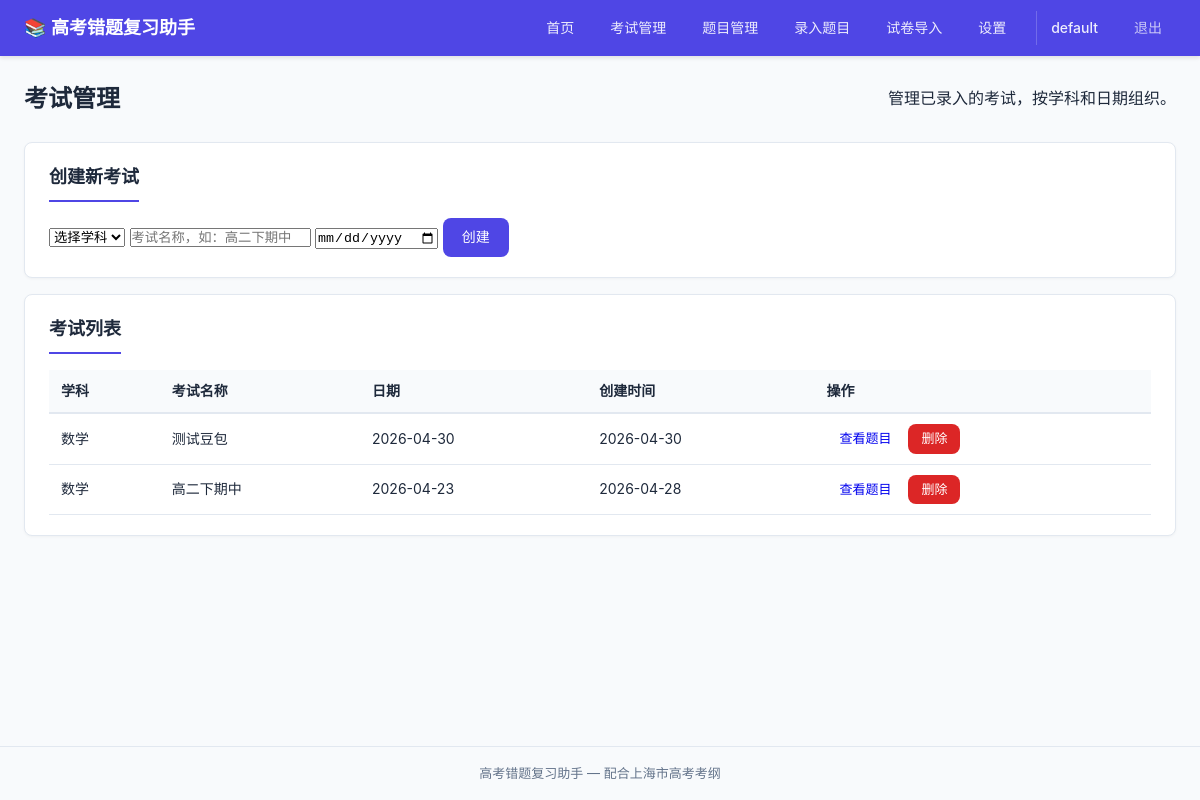
The page /exams (signed in) on the database as committed earlier.
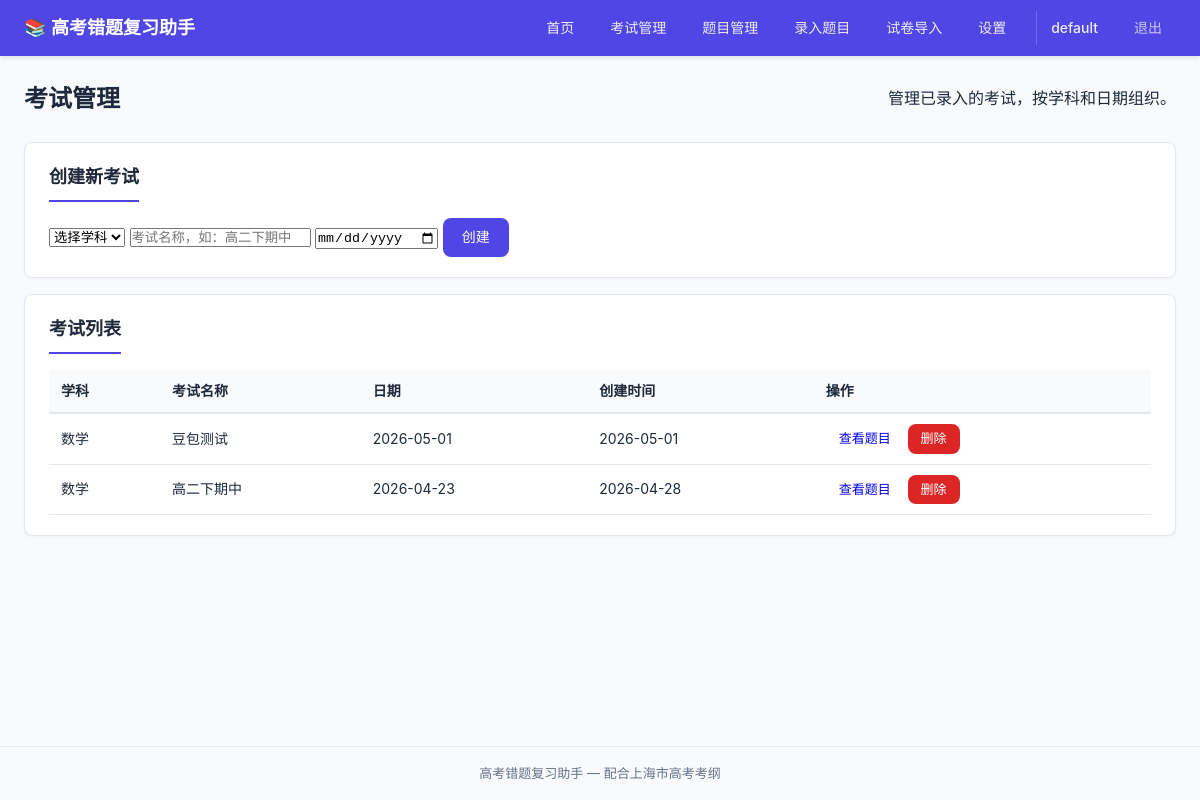
The same page on the database as committed later.
### tables this page shows
CREATE TABLE exams (
            id          INTEGER PRIMARY KEY AUTOINCREMENT,
            subject_id  INTEGER NOT NULL REFERENCES subjects(id),
            name        TEXT    NOT NULL,
            exam_date   DATE,
            created_at  TIMESTAMP DEFAULT CURRENT_TIMESTAMP, user_id INTEGER NOT NULL DEFAULT 1,
            UNIQUE(subject_id, name)
        );

CREATE TABLE subjects (
            id          INTEGER PRIMARY KEY AUTOINCREMENT,
            name        TEXT    NOT NULL UNIQUE,
            created_at  TIMESTAMP DEFAULT CURRENT_TIMESTAMP
        );

### routes/exams.py (the view)
@exams_bp.route('/exams')
@login_required
def list_exams():
    user_id = session['user_id']
    subjects = get_all_subjects()
    exams = get_all_exams(user_id)
    return render_template('exams/list.html', subjects=subjects, exams=exams)

### app.py (called while the page is built)
@app.before_request
def load_logged_in_user():
    user_id = session.get('user_id')
    g.current_user = get_user_by_id(user_id) if user_id else None

@app.context_processor
def inject_global_template_vars():
    return {
        'current_user': g.get('current_user'),
    }

### database/__init__.py (called while the page is built)
def get_db():
    if 'db' not in g:
        g.db = sqlite3.connect(DATABASE_PATH)
        g.db.row_factory = sqlite3.Row
        g.db.execute("PRAGMA foreign_keys = ON")
    return g.db

### models/exam.py (called while the page is built)
def get_all_exams(user_id=None):
    db = get_db()
    query = (
        "SELECT e.*, s.name as subject_name FROM exams e "
        "JOIN subjects s ON e.subject_id = s.id WHERE 1=1"
    )
    params = []
    if user_id is not None:
        query += " AND e.user_id = ?"
        params.append(user_id)
    query += " ORDER BY e.exam_date DESC, e.id DESC"
    return db.execute(query, params).fetchall()

### models/subject.py (called while the page is built)
def get_all_subjects():
    db = get_db()
    return db.execute("SELECT * FROM subjects ORDER BY id").fetchall()

### models/user.py (called while the page is built)
def get_user_by_id(user_id):
    db = get_db()
    row = db.execute(
        "SELECT id, username, created_at FROM users WHERE id = ?", (user_id,)
    ).fetchone()
    return dict(row) if row else None

### templates/exams/list.html (shortened to what this page needs)
{% extends "base.html" %}
{% block content %}
<div class="page-header">
    <h1>考试管理</h1>
    <p>管理已录入的考试，按学科和日期组织。</p>
</div>
<div class="card">
    <h2>创建新考试</h2>
    <form method="POST" action="{{ url_for('exams.create') }}" class="inline-form">
        <select name="subject_id" required>
            <option value="">选择学科</option>
        </select>
        <input type="text" name="name" placeholder="考试名称，如：高二下期中" required>
        <input type="date" name="exam_date" placeholder="考试日期（可选）">
        <button type="submit" class="btn btn-primary">创建</button>
    </form>
</div>
<div class="card">
    <h2>考试列表</h2>
    {% if exams %}
    <table class="data-table">
        <thead>
            <tr>
                <th>学科</th>
                <th>考试名称</th>
                <th>日期</th>
                <th>创建时间</th>
                <th>操作</th>
            </tr>
        </thead>
        <tbody>
            {% for e in exams %}
            <tr>
                <td>{{ e.subject_name }}</td>
                <td>{{ e.name }}</td>
                <td>{{ e.exam_date or '-' }}</td>
                <td>{{ e.created_at[:10] if e.created_at else '-' }}</td>
                <td>
                    <a href="{{ url_for('questions.list_questions', exam_id=e.id) }}" class="btn btn-small">查看题目</a>
                    <form method="POST" action="{{ url_for('exams.delete', exam_id=e.id) }}" style="display:inline" onsubmit="return confirm('删除考试将同时删除其下所有题目，确定？')">
                        <button type="submit" class="btn btn-danger btn-small">删除</button>
                    </form>
                </td>
            </tr>
            {% endfor %}
        </tbody>
    </table>
    {% else %}
    <p class="empty-state">还没有创建任何考试，请先创建考试再录入题目。</p>
    {% endif %}
</div>
{% endblock %}

Rows that differ between the two databases and show on the page:
removed exams: subject_name "数学", name "测试豆包", exam_date "2026-04-30", created_at "2026-04-30"
added exams: subject_name "数学", name "豆包测试", exam_date "2026-05-01", created_at "2026-05-01"
